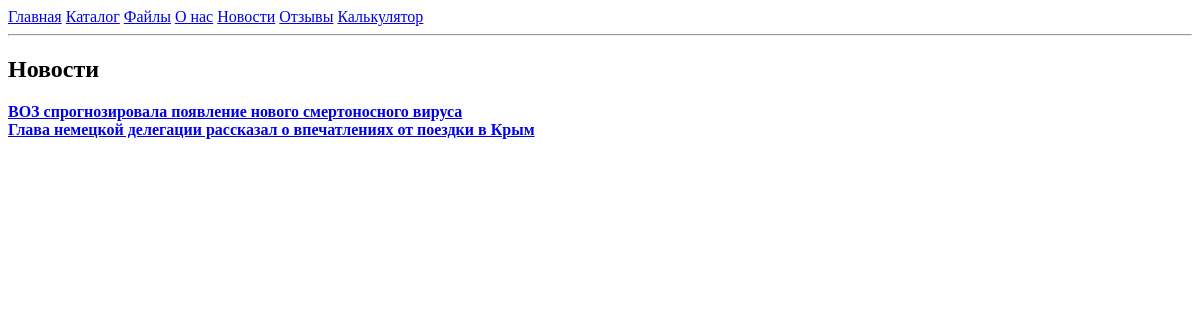
Page /news on the committed database.
### tables this page shows
CREATE TABLE `news` (
  `id` int NOT NULL,
  `title` varchar(255) NOT NULL,
  `text` text NOT NULL,
  `categoty_id` int NOT NULL,
  `views` int NOT NULL DEFAULT '0'
);

### engine/db.php (called while the page is built, shortened)
<?php
function getDb() {
    static $db = null;
    if (is_null($db)) {
        $db = @mysqli_connect(HOST, USER, PASS, DB) or die("Could not connect: " . mysqli_connect_error());
    }
    return $db;
}
function getAssocResult($sql)  {
    $result = @mysqli_query(getDb(), $sql) or die(mysqli_error(getDb()));
    $array_result = [];
    while ($row = $result->fetch_assoc()) {
        $array_result[] = $row;
    }
    return $array_result;
}

### engine/news.php (called while the page is built, shortened)
<?php
function getNews() {
    return getAssocResult("SELECT * FROM news");
}

### engine/controller.php (called while the page is built, shortened)
<?php
function prepareVariables($page, $action = "")
{
    $params = [];
    switch ($page) {
        case 'news':
            $params['news'] = getNews();
            break;
    }
return $params;
}

### templates/news.php (the view)
<h2>Новости</h2>
<?php foreach ($news as $item):?>
    <div>
        <a href="/newsone/?id=<?=$item['id']?>"><b><?=$item['title']?></b></a>
    </div>
<? endforeach;?>

### rows in the picture
news: title "ВОЗ спрогнозировала появление нового смертоносного вируса"
news: title "Глава немецкой делегации рассказал о впечатлениях от поездки в Крым"
